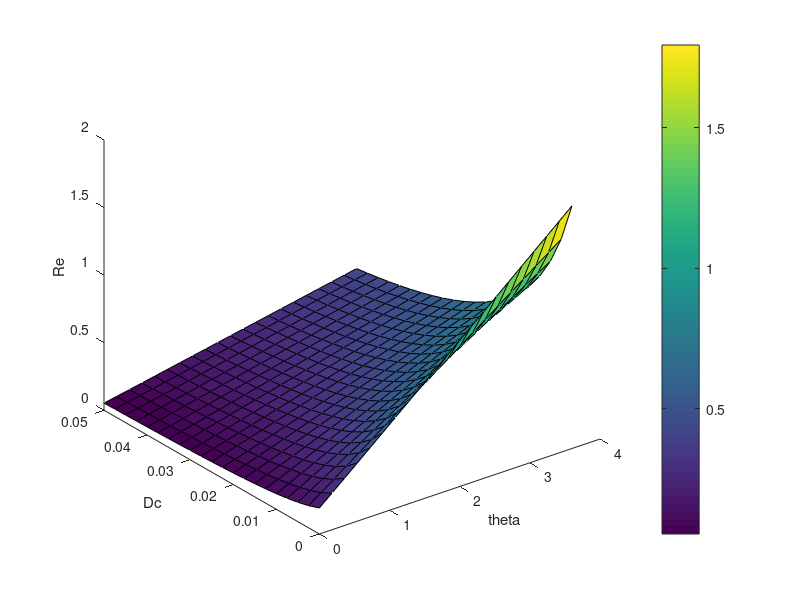

Reproduce this figure in MATLAB.
beta1 = 0.026; 
beta2 = 0.030;
beta3 = 0.021;
mu = 0.109;
k = 0.0071;
omiga2 = 0.04;%0.04
rho1 = 0.00005;
rho2 = 0.00002; 
theta = 1.8; %1.8   ***
De = 6;
Da = 4;
Dc = 0.025; % ****
q1 = 0.90;
q2 = 0.275;
q3 = 0.075;
y1 = 0.00608; 
y2 = 0.025; 
Yd = 0.03; 
Yc = 0.005; 
Yu = 0.004; 
e2=0.99;
r = 0.499; %ascerntain rate



step = 10;

para1 = Dc;
para2 = theta;  

para1_flow = [0*para1:para1/step:2*para1]; 
para2_flow = [0*para2:para2/step:2*para2]; 

Re = zeros(size(para1_flow,2),size(para2_flow,2));


for i = 1:size(para1_flow,2)
    for j = 1:size(para2_flow,2)
        Dc = para1_flow(i);
        theta = para2_flow(j);
        F = [0 beta1 beta1 beta1 beta2 beta3;
     0 0 0 0 0 0;
     0 0 0 0 0 0;
     0 0 0 0 0 0;
     0 0 0 0 mu*omiga2*theta+theta*mu*(1-e2)*(1-omiga2) 0;
     0 0 0 0 0 mu*omiga2*theta+theta*mu*(1-e2)*(1-omiga2)];
         V = [De 0 0 0 0 0;
     -rho1*De Da 0 0 0 0;
     -rho2*De 0 Da 0 0 0;
     -(1-rho1-rho2)*De 0 0 Da 0 0;
     0 -q1*Da -q2*Da -q3*Da Dc+k+Yc -y1;
     0 0 0 0 -(1-r)*Dc (y1+y2+k+Yd+Yu)];
        Vinv = inv(V); 

        tmp = F * Vinv;
        rad = max(abs(eig(tmp)));%1992:5.6424
        Re(i,j) = rad;
    end
end
save('Dc_theta_Re.mat','para1_flow','para2_flow','Re');
surf(para2_flow,para1_flow,Re),xlabel('theta'),ylabel('Dc'),zlabel('Re')                                       
grid off 
colorbar

